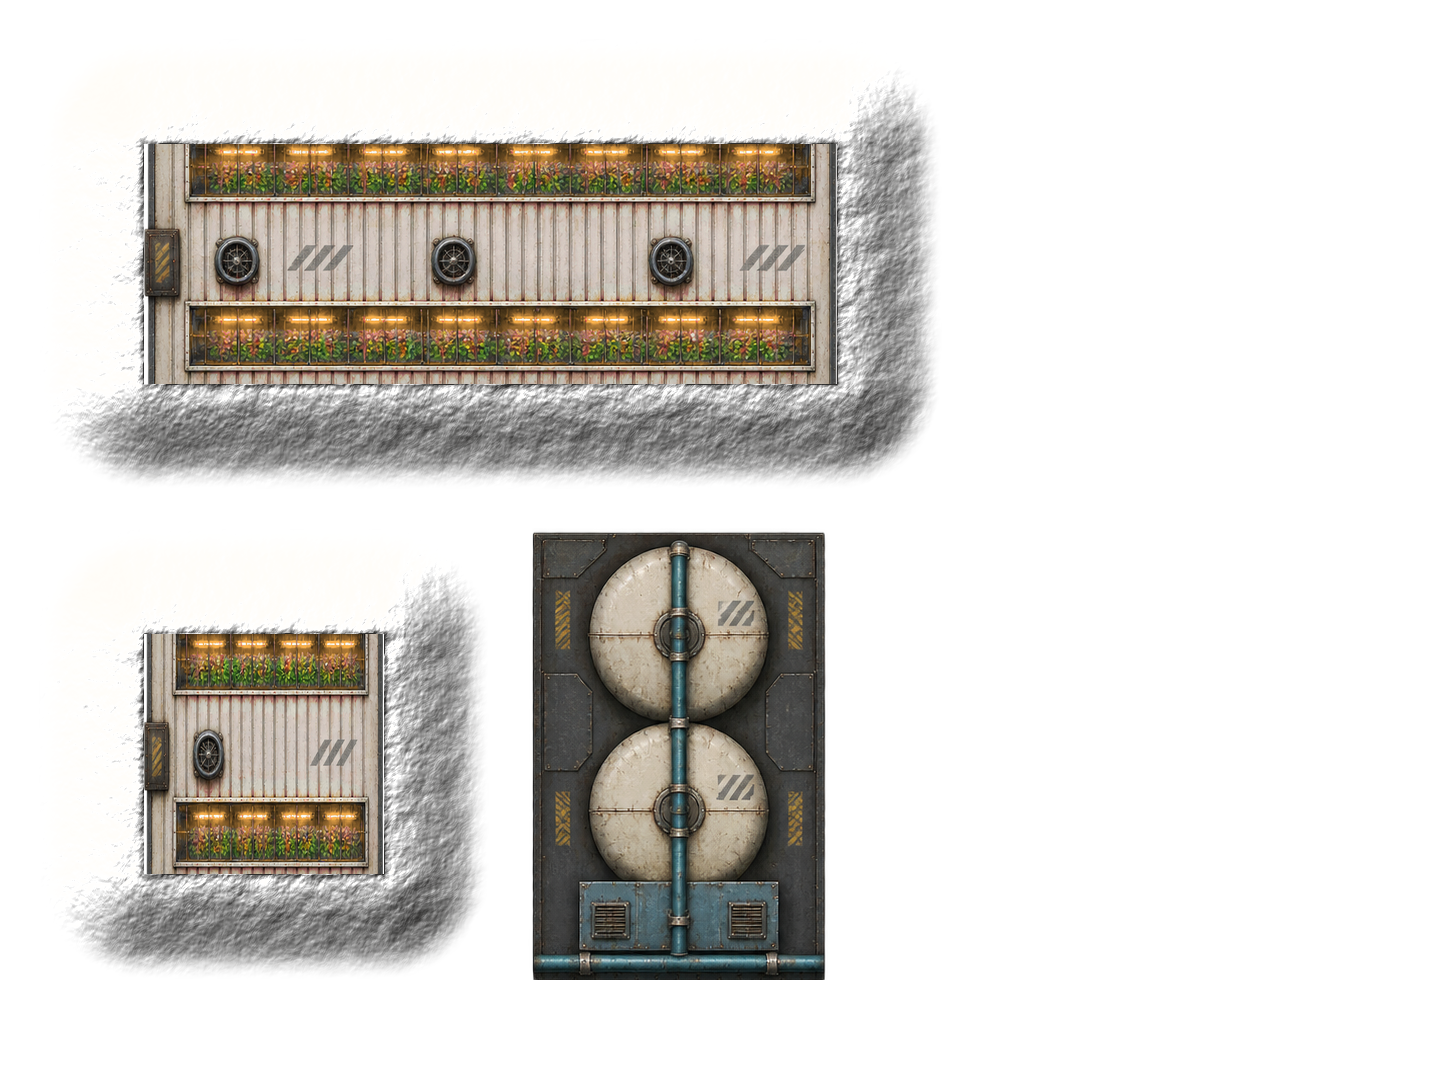

This figure's Python source:
"""Derives the embedded hydroponic sheds (`story-map-pools.md`, Planet skin) from the lit shed sheet: each shed sunk
into the ground with only a low lit roof ridge above grade and earth banked up all four sides (owner: "I feel like we
should 'embed them' into the earth").

The bank is painted as translucent slope shading only (light on the faces turned north-west, shadow on those turned
south-east, a little clod grain), never as a colour: the doodad draws over the planet's own ground, so the bank is snow
on a frozen world, crust on a toxic one and scorched soil on an irradiated one without a sheet per world. The roof is
the amber shed's roof, narrowed to the ridge between the banks.

Reads `hydro-sheds.amber.png`, writes `hydro-sheds-embedded.png` at the same frames, which
`hydro-sheds.tileset-authoring.json` exports. The pump house is cut unchanged: plant stands above grade.

Usage: python art-source/tilesets/hydro-sheds-embedded.py
"""
from pathlib import Path

import numpy as np
from PIL import Image, ImageFilter

HERE = Path(__file__).resolve().parent
SCALE = 1448 / 1536
CELL = 160 * SCALE
# Guide frames (hydroponics-guide.py) at the sheet's scale: x, y, cells along, cells across.
SHEDS = [(40, 40, 6, 3), (40, 40 + 3 * 160 + 40, 3, 3)]
PUMP = (40 + 3 * 160 + 40, 40 + 3 * 160 + 40, 2, 3)
# The bank's width on each side, in cells, and how much of the roof's own width stays above grade.
BANK, RIDGE = 0.7, 0.62
LIGHT = np.array([-0.6, -0.8])          # light from the north-west, as the look preset's shading
SEED = 7


def noise(h, w, rng):
    """Clod grain: three octaves of blurred noise, zero mean."""
    out = np.zeros((h, w), np.float32)
    for blur, gain in ((7, 1.0), (3, 0.5), (1.2, 0.3)):
        layer = Image.fromarray((rng.random((h, w)) * 255).astype(np.uint8)).filter(ImageFilter.GaussianBlur(blur))
        a = np.asarray(layer).astype(np.float32) / 255
        out += (a - a.mean()) / max(a.std(), 1e-6) * gain
    return out / 1.8


def bank(w, h, inner):
    """RGBA of an earth bank from the frame's edge up to the roof: a height field shaded from the north-west, only
    light and shadow with no colour of its own, so it takes the ground it is drawn over."""
    ys, xs = np.mgrid[0:h, 0:w].astype(np.float32)
    x0, y0, x1, y1 = inner
    dx = np.where(xs < x0, x0 - xs, np.where(xs > x1, xs - x1, 0))
    dy = np.where(ys < y0, y0 - ys, np.where(ys > y1, ys - y1, 0))
    # Rounded corners: the bank is a mound round a box, so corners fall off with the Euclidean distance.
    dist = np.hypot(dx, dy)
    reach = float(min(x0, y0))
    t = np.clip(dist / reach, 0, 1)                         # 0 at the crest, 1 at the toe
    height = (np.cos(t * np.pi) + 1) / 2 * reach * 0.55     # smooth mound, crest at the roof
    rng = np.random.default_rng(SEED)
    height += noise(h, w, rng) * 1.6 * (1 - t) ** 0.5 * (dist > 0)
    gy, gx = np.gradient(height)
    nz = 1.0
    norm = np.sqrt(gx * gx + gy * gy + nz * nz)
    lx, ly, lz = LIGHT[0] * 0.75, LIGHT[1] * 0.75, 0.66
    flat = lz
    shade = (-gx * lx - gy * ly + nz * lz) / norm - flat    # >0 brighter than flat ground, <0 darker
    # Occlusion where the roof sits into the bank, and a faint one at the toe.
    occl = np.exp(-(dist / 5.0) ** 2) * 0.55 * (dist > 0)
    shade = np.where(shade > 0, shade * 1.6, shade * 1.0) - occl
    on = (dist > 0) & (t < 1)
    fade = np.clip((1 - t) * 4, 0, 1)                       # the last quarter of the toe melts into the ground
    alpha = np.clip(np.abs(shade), 0, 0.85) * fade * on
    lum = (shade > 0).astype(np.float32)
    rgba = np.zeros((h, w, 4), np.float32)
    rgba[..., :3] = lum[..., None] * np.array([1.0, 0.98, 0.94]) + (1 - lum[..., None]) * np.array([0.04, 0.035, 0.03])
    rgba[..., 3] = alpha
    return Image.fromarray((rgba * 255).round().astype(np.uint8))


def embedded(sheet, frame):
    gx, gy, along, across = frame
    x, y = round(gx * SCALE), round(gy * SCALE)
    w, h = round(along * CELL), round(across * CELL)
    shed = sheet.crop((x, y, x + w, y + h))
    b = round(BANK * CELL)
    roof_h = h - 2 * b
    # The roof: the shed's own art, its length kept, squeezed across to the ridge between the banks.
    core = shed.crop((0, round(h * (1 - RIDGE) / 2), w, round(h * (1 + RIDGE) / 2))).resize((w - 2 * b, roof_h),
                                                                                             Image.LANCZOS)
    out = bank(w, h, (b, b, w - 1 - b, h - 1 - b))
    out.alpha_composite(core, (b, b))
    return out, (x, y)


def main():
    sheet = Image.open(HERE / 'hydro-sheds.amber.png').convert('RGBA')
    out = Image.new('RGBA', sheet.size)
    for frame in SHEDS:
        piece, at = embedded(sheet, frame)
        out.alpha_composite(piece, at)
    gx, gy, along, across = PUMP
    x, y = round(gx * SCALE), round(gy * SCALE)
    out.alpha_composite(sheet.crop((x, y, x + round(along * CELL), y + round(across * CELL))), (x, y))
    out.save(HERE / 'hydro-sheds-embedded.png')


if __name__ == '__main__':
    main()
